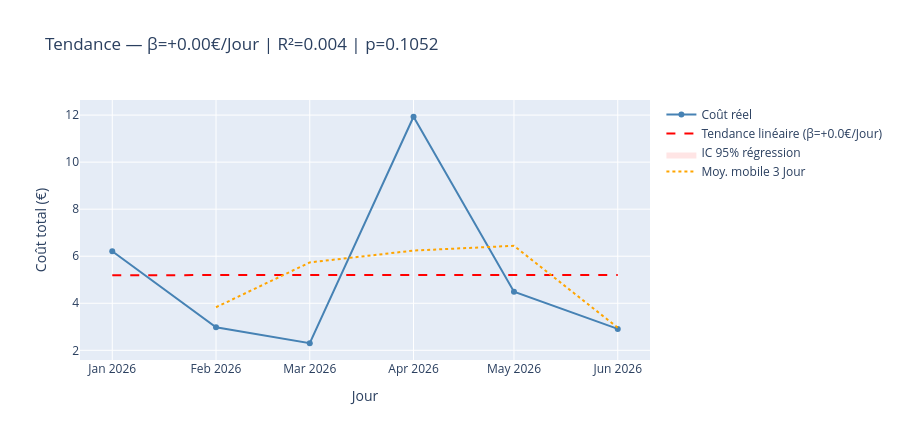

Notebook source saved alongside this figure:
### Code cell
t = np.arange(int(df.shape[0])) 
s_2 = df["Coût catalogue (€)"].array.astype(float)
slope, intercept, r, p_val, se = stats.linregress(t, s_2)
trend_line = slope * t + intercept

# Intervalles de confiance 95% sur la régression
t_crit = stats.t.ppf(0.975, df=int(df.shape[0]) - 2)
s_err  = np.sqrt(np.sum((s_2 - trend_line) ** 2) / (int(df.shape[0]) - 2))
ci     = t_crit * s_err * np.sqrt(1/int(df.shape[0]) + (t - t.mean())**2 / np.sum((t - t.mean())**2))

# Moyenne mobile 3 Jour (centrée)
mm3 = pd.Series(s_2).rolling(3, center=True).mean().values

dates = monthly.index

fig = go.Figure()
fig.add_trace(go.Scatter(x=dates, y=s_2, mode="lines+markers",
                         name="Coût réel", line=dict(color="steelblue", width=2)))
fig.add_trace(go.Scatter(x=dates, y=trend_line, mode="lines",
                         name=f"Tendance linéaire (β={slope:+.1f}€/Jour)",
                         line=dict(color="red", dash="dash", width=2)))
fig.add_trace(go.Scatter(
    x=np.concatenate([dates, dates[::-1]]),
    y=np.concatenate([trend_line + ci, (trend_line - ci)[::-1]]),
    fill="toself", fillcolor="rgba(255,0,0,0.1)",
    line=dict(color="rgba(255,255,255,0)"),
    name="IC 95% régression", showlegend=True))
fig.add_trace(go.Scatter(x=dates, y=mm3, mode="lines",
                         name="Moy. mobile 3 Jour",
                         line=dict(color="orange", dash="dot", width=2)))

fig.update_layout(title=f"Tendance — β={slope:+.2f}€/Jour | R²={r**2:.3f} | p={p_val:.4f}",
                  xaxis_title="Jour", yaxis_title="Coût total (€)",
                  hovermode="x unified", height=440)
fig.show()

print(f"\n  Pente (β)     : {slope:+.2f} €/Jour")
print(f"  R²            : {r**2:.4f}  ({'tendance significative' if p_val < 0.05 else 'tendance non significative'}, p={p_val:.4f})")
print(f"  Projection M+1: {trend_line[-1] + slope:.2f} €")

### Figure 1 — Plotly figure (JSON) as saved in the notebook; plotly's stock layout.template omitted (floating-point values rounded to 4 significant figures; data arrays with more than 128 entries replaced by an {"elided": "..."} marker saying what was removed)
{"data": [{"line": {"color": "steelblue", "width": 2}, "mode": "lines+markers", "name": "Coût réel", "type": "scatter", "x": ["2026-01", "2026-02", "2026-03", "2026-04", "2026-05", "2026-06"], "y": {"elided": "712 float values"}}, {"line": {"color": "red", "dash": "dash", "width": 2}, "mode": "lines", "name": "Tendance linéaire (β=+0.0€/Jour)", "type": "scatter", "x": ["2026-01", "2026-02", "2026-03", "2026-04", "2026-05", "2026-06"], "y": {"elided": "712 float values"}}, {"fill": "toself", "fillcolor": "rgba(255,0,0,0.1)", "line": {"color": "rgba(255,255,255,0)"}, "name": "IC 95% régression", "showlegend": true, "type": "scatter", "x": ["2026-01", "2026-02", "2026-03", "2026-04", "2026-05", "2026-06", "2026-06", "2026-05", "2026-04", "2026-03", "2026-02", "2026-01"], "y": {"elided": "1424 float values"}}, {"line": {"color": "orange", "dash": "dot", "width": 2}, "mode": "lines", "name": "Moy. mobile 3 Jour", "type": "scatter", "x": ["2026-01", "2026-02", "2026-03", "2026-04", "2026-05", "2026-06"], "y": {"elided": "712 float values"}}], "layout": {"height": 440, "hovermode": "x unified", "title": {"text": "Tendance — β=+0.00€/Jour | R²=0.004 | p=0.1052"}, "xaxis": {"title": {"text": "Jour"}}, "yaxis": {"title": {"text": "Coût total (€)"}}}}
